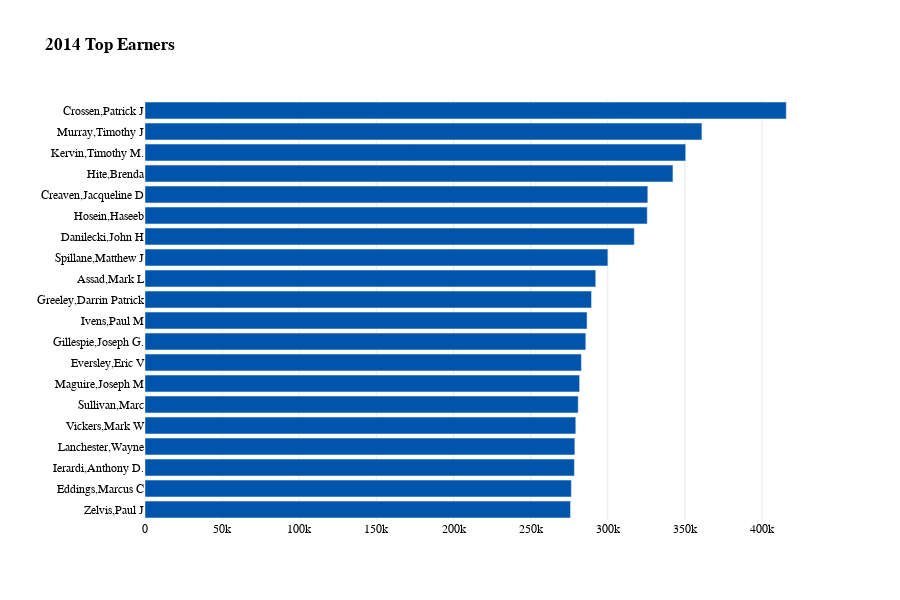

The cell this chart's notebook holds for it:
### Code cell
fig = px.bar(top14_20, x='TOTAL EARNINGS', y='NAME', color='NAME', orientation='h', title='<b>2014 Top Earners<b>', color_discrete_sequence=color_list)
# bold the title

fig.update_layout(xaxis_title='', yaxis_title='')
# remove the namme roll on the right side of the plot
fig.update_layout(showlegend=False)
fig.update_layout(font_family="GT America Bold")
# change the frount of thing other than title to GT-America-Standard-regular

fig.update_layout(font=dict(family="GT America", size=12, color="#000000"))

# increase the hight of the plot
fig.update_layout(height=600)

# make the background color to be transparent 
fig.update_layout(plot_bgcolor='rgba(0,0,0,0)')
fig.update_xaxes(showgrid=True, gridwidth=0.5, gridcolor='LightGray')

fig.update_layout(showlegend=False)
fig.show()

### Figure 1 — Plotly figure (JSON) as saved in the notebook; plotly's stock layout.template omitted (floating-point values rounded to 4 significant figures)
{"data": [{"alignmentgroup": "True", "hovertemplate": "NAME=%{y}<br>TOTAL EARNINGS=%{x}<extra></extra>", "legendgroup": "Crossen,Patrick J", "marker": {"color": "#0055aa", "pattern": {"shape": ""}}, "name": "Crossen,Patrick J", "offsetgroup": "Crossen,Patrick J", "orientation": "h", "showlegend": true, "textposition": "auto", "type": "bar", "x": [415700.0], "xaxis": "x", "y": ["Crossen,Patrick J"], "yaxis": "y"}, {"alignmentgroup": "True", "hovertemplate": "NAME=%{y}<br>TOTAL EARNINGS=%{x}<extra></extra>", "legendgroup": "Murray,Timothy J", "marker": {"color": "#0055aa", "pattern": {"shape": ""}}, "name": "Murray,Timothy J", "offsetgroup": "Murray,Timothy J", "orientation": "h", "showlegend": true, "textposition": "auto", "type": "bar", "x": [361000.0], "xaxis": "x", "y": ["Murray,Timothy J"], "yaxis": "y"}, {"alignmentgroup": "True", "hovertemplate": "NAME=%{y}<br>TOTAL EARNINGS=%{x}<extra></extra>", "legendgroup": "Kervin,Timothy M.", "marker": {"color": "#0055aa", "pattern": {"shape": ""}}, "name": "Kervin,Timothy M.", "offsetgroup": "Kervin,Timothy M.", "orientation": "h", "showlegend": true, "textposition": "auto", "type": "bar", "x": [350500.0], "xaxis": "x", "y": ["Kervin,Timothy M."], "yaxis": "y"}, {"alignmentgroup": "True", "hovertemplate": "NAME=%{y}<br>TOTAL EARNINGS=%{x}<extra></extra>", "legendgroup": "Hite,Brenda", "marker": {"color": "#0055aa", "pattern": {"shape": ""}}, "name": "Hite,Brenda", "offsetgroup": "Hite,Brenda", "orientation": "h", "showlegend": true, "textposition": "auto", "type": "bar", "x": [342200.0], "xaxis": "x", "y": ["Hite,Brenda"], "yaxis": "y"}, {"alignmentgroup": "True", "hovertemplate": "NAME=%{y}<br>TOTAL EARNINGS=%{x}<extra></extra>", "legendgroup": "Creaven,Jacqueline D", "marker": {"color": "#0055aa", "pattern": {"shape": ""}}, "name": "Creaven,Jacqueline D", "offsetgroup": "Creaven,Jacqueline D", "orientation": "h", "showlegend": true, "textposition": "auto", "type": "bar", "x": [325900.0], "xaxis": "x", "y": ["Creaven,Jacqueline D"], "yaxis": "y"}, {"alignmentgroup": "True", "hovertemplate": "NAME=%{y}<br>TOTAL EARNINGS=%{x}<extra></extra>", "legendgroup": "Hosein,Haseeb", "marker": {"color": "#0055aa", "pattern": {"shape": ""}}, "name": "Hosein,Haseeb", "offsetgroup": "Hosein,Haseeb", "orientation": "h", "showlegend": true, "textposition": "auto", "type": "bar", "x": [325600.0], "xaxis": "x", "y": ["Hosein,Haseeb"], "yaxis": "y"}, {"alignmentgroup": "True", "hovertemplate": "NAME=%{y}<br>TOTAL EARNINGS=%{x}<extra></extra>", "legendgroup": "Danilecki,John H", "marker": {"color": "#0055aa", "pattern": {"shape": ""}}, "name": "Danilecki,John H", "offsetgroup": "Danilecki,John H", "orientation": "h", "showlegend": true, "textposition": "auto", "type": "bar", "x": [317200.0], "xaxis": "x", "y": ["Danilecki,John H"], "yaxis": "y"}, {"alignmentgroup": "True", "hovertemplate": "NAME=%{y}<br>TOTAL EARNINGS=%{x}<extra></extra>", "legendgroup": "Spillane,Matthew J", "marker": {"color": "#0055aa", "pattern": {"shape": ""}}, "name": "Spillane,Matthew J", "offsetgroup": "Spillane,Matthew J", "orientation": "h", "showlegend": true, "textposition": "auto", "type": "bar", "x": [300100.0], "xaxis": "x", "y": ["Spillane,Matthew J"], "yaxis": "y"}, {"alignmentgroup": "True", "hovertemplate": "NAME=%{y}<br>TOTAL EARNINGS=%{x}<extra></extra>", "legendgroup": "Assad,Mark L", "marker": {"color": "#0055aa", "pattern": {"shape": ""}}, "name": "Assad,Mark L", "offsetgroup": "Assad,Mark L", "orientation": "h", "showlegend": true, "textposition": "auto", "type": "bar", "x": [292200.0], "xaxis": "x", "y": ["Assad,Mark L"], "yaxis": "y"}, {"alignmentgroup": "True", "hovertemplate": "NAME=%{y}<br>TOTAL EARNINGS=%{x}<extra></extra>", "legendgroup": "Greeley,Darrin Patrick", "marker": {"color": "#0055aa", "pattern": {"shape": ""}}, "name": "Greeley,Darrin Patrick", "offsetgroup": "Greeley,Darrin Patrick", "orientation": "h", "showlegend": true, "textposition": "auto", "type": "bar", "x": [289400.0], "xaxis": "x", "y": ["Greeley,Darrin Patrick"], "yaxis": "y"}, {"alignmentgroup": "True", "hovertemplate": "NAME=%{y}<br>TOTAL EARNINGS=%{x}<extra></extra>", "legendgroup": "Ivens,Paul M", "marker": {"color": "#0055aa", "pattern": {"shape": ""}}, "name": "Ivens,Paul M", "offsetgroup": "Ivens,Paul M", "orientation": "h", "showlegend": true, "textposition": "auto", "type": "bar", "x": [286600.0], "xaxis": "x", "y": ["Ivens,Paul M"], "yaxis": "y"}, {"alignmentgroup": "True", "hovertemplate": "NAME=%{y}<br>TOTAL EARNINGS=%{x}<extra></extra>", "legendgroup": "Gillespie,Joseph G.", "marker": {"color": "#0055aa", "pattern": {"shape": ""}}, "name": "Gillespie,Joseph G.", "offsetgroup": "Gillespie,Joseph G.", "orientation": "h", "showlegend": true, "textposition": "auto", "type": "bar", "x": [285700.0], "xaxis": "x", "y": ["Gillespie,Joseph G."], "yaxis": "y"}, {"alignmentgroup": "True", "hovertemplate": "NAME=%{y}<br>TOTAL EARNINGS=%{x}<extra></extra>", "legendgroup": "Eversley,Eric V", "marker": {"color": "#0055aa", "pattern": {"shape": ""}}, "name": "Eversley,Eric V", "offsetgroup": "Eversley,Eric V", "orientation": "h", "showlegend": true, "textposition": "auto", "type": "bar", "x": [282900.0], "xaxis": "x", "y": ["Eversley,Eric V"], "yaxis": "y"}, {"alignmentgroup": "True", "hovertemplate": "NAME=%{y}<br>TOTAL EARNINGS=%{x}<extra></extra>", "legendgroup": "Maguire,Joseph M", "marker": {"color": "#0055aa", "pattern": {"shape": ""}}, "name": "Maguire,Joseph M", "offsetgroup": "Maguire,Joseph M", "orientation": "h", "showlegend": true, "textposition": "auto", "type": "bar", "x": [281700.0], "xaxis": "x", "y": ["Maguire,Joseph M"], "yaxis": "y"}, {"alignmentgroup": "True", "hovertemplate": "NAME=%{y}<br>TOTAL EARNINGS=%{x}<extra></extra>", "legendgroup": "Sullivan,Marc", "marker": {"color": "#0055aa", "pattern": {"shape": ""}}, "name": "Sullivan,Marc", "offsetgroup": "Sullivan,Marc", "orientation": "h", "showlegend": true, "textposition": "auto", "type": "bar", "x": [280800.0], "xaxis": "x", "y": ["Sullivan,Marc"], "yaxis": "y"}, {"alignmentgroup": "True", "hovertemplate": "NAME=%{y}<br>TOTAL EARNINGS=%{x}<extra></extra>", "legendgroup": "Vickers,Mark W", "marker": {"color": "#0055aa", "pattern": {"shape": ""}}, "name": "Vickers,Mark W", "offsetgroup": "Vickers,Mark W", "orientation": "h", "showlegend": true, "textposition": "auto", "type": "bar", "x": [279300.0], "xaxis": "x", "y": ["Vickers,Mark W"], "yaxis": "y"}, {"alignmentgroup": "True", "hovertemplate": "NAME=%{y}<br>TOTAL EARNINGS=%{x}<extra></extra>", "legendgroup": "Lanchester,Wayne", "marker": {"color": "#0055aa", "pattern": {"shape": ""}}, "name": "Lanchester,Wayne", "offsetgroup": "Lanchester,Wayne", "orientation": "h", "showlegend": true, "textposition": "auto", "type": "bar", "x": [278600.0], "xaxis": "x", "y": ["Lanchester,Wayne"], "yaxis": "y"}, {"alignmentgroup": "True", "hovertemplate": "NAME=%{y}<br>TOTAL EARNINGS=%{x}<extra></extra>", "legendgroup": "Ierardi,Anthony D.", "marker": {"color": "#0055aa", "pattern": {"shape": ""}}, "name": "Ierardi,Anthony D.", "offsetgroup": "Ierardi,Anthony D.", "orientation": "h", "showlegend": true, "textposition": "auto", "type": "bar", "x": [278300.0], "xaxis": "x", "y": ["Ierardi,Anthony D."], "yaxis": "y"}, {"alignmentgroup": "True", "hovertemplate": "NAME=%{y}<br>TOTAL EARNINGS=%{x}<extra></extra>", "legendgroup": "Eddings,Marcus C", "marker": {"color": "#0055aa", "pattern": {"shape": ""}}, "name": "Eddings,Marcus C", "offsetgroup": "Eddings,Marcus C", "orientation": "h", "showlegend": true, "textposition": "auto", "type": "bar", "x": [276400.0], "xaxis": "x", "y": ["Eddings,Marcus C"], "yaxis": "y"}, {"alignmentgroup": "True", "hovertemplate": "NAME=%{y}<br>TOTAL EARNINGS=%{x}<extra></extra>", "legendgroup": "Zelvis,Paul J", "marker": {"color": "#0055aa", "pattern": {"shape": ""}}, "name": "Zelvis,Paul J", "offsetgroup": "Zelvis,Paul J", "orientation": "h", "showlegend": true, "textposition": "auto", "type": "bar", "x": [275800.0], "xaxis": "x", "y": ["Zelvis,Paul J"], "yaxis": "y"}], "layout": {"barmode": "relative", "font": {"color": "#000000", "family": "GT America", "size": 12}, "height": 600, "legend": {"title": {"text": "NAME"}, "tracegroupgap": 0}, "plot_bgcolor": "rgba(0,0,0,0)", "showlegend": false, "title": {"text": "<b>2014 Top Earners<b>"}, "xaxis": {"anchor": "y", "domain": [0, 1], "gridcolor": "LightGray", "gridwidth": 0.5, "showgrid": true, "title": {"text": ""}}, "yaxis": {"anchor": "x", "categoryarray": ["Zelvis,Paul J", "Eddings,Marcus C", "Ierardi,Anthony D.", "Lanchester,Wayne", "Vickers,Mark W", "Sullivan,Marc", "Maguire,Joseph M", "Eversley,Eric V", "Gillespie,Joseph G.", "Ivens,Paul M", "Greeley,Darrin Patrick", "Assad,Mark L", "Spillane,Matthew J", "Danilecki,John H", "Hosein,Haseeb", "Creaven,Jacqueline D", "Hite,Brenda", "Kervin,Timothy M.", "Murray,Timothy J", "Crossen,Patrick J"], "categoryorder": "array", "domain": [0, 1], "title": {"text": ""}}}}
